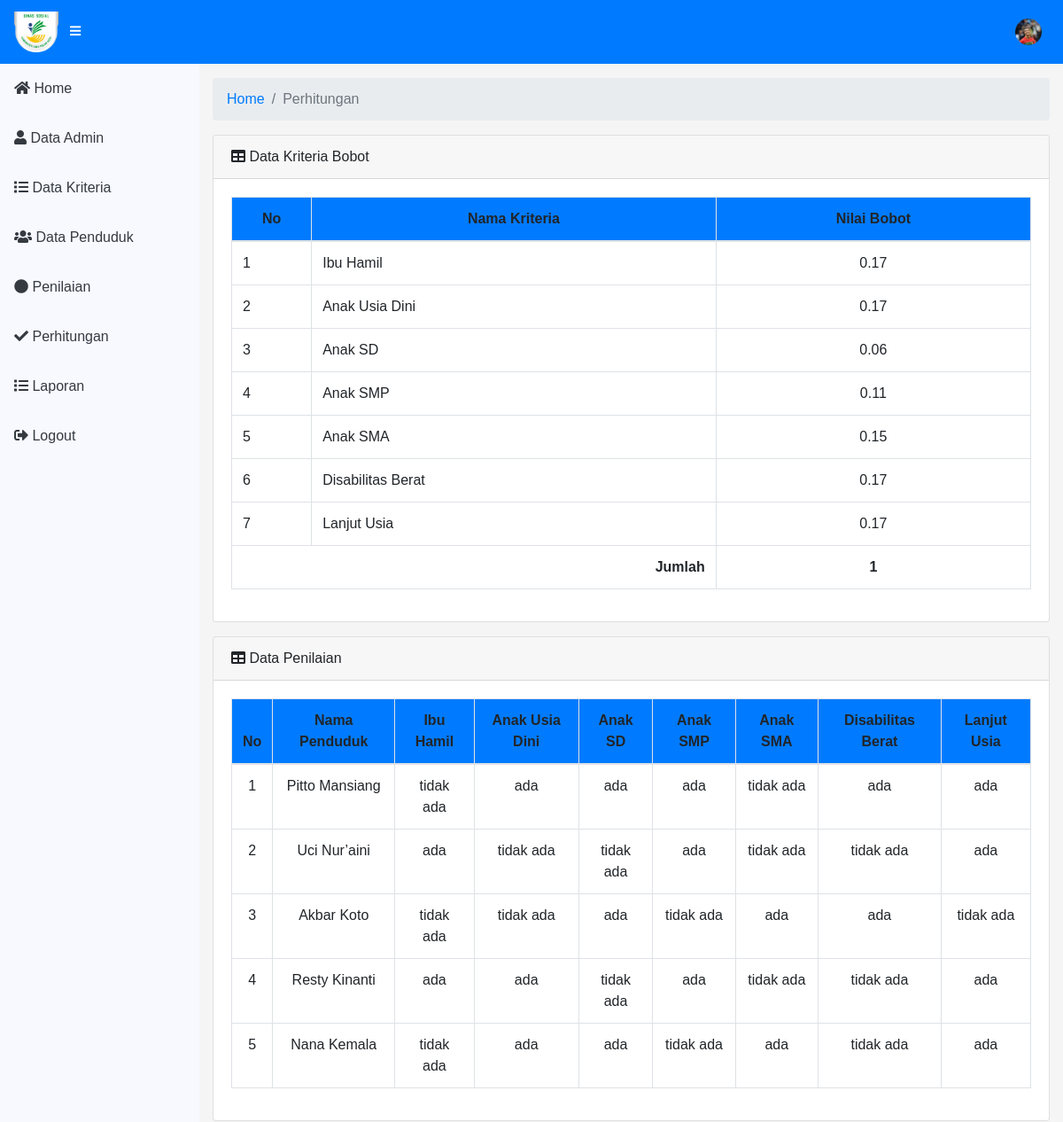
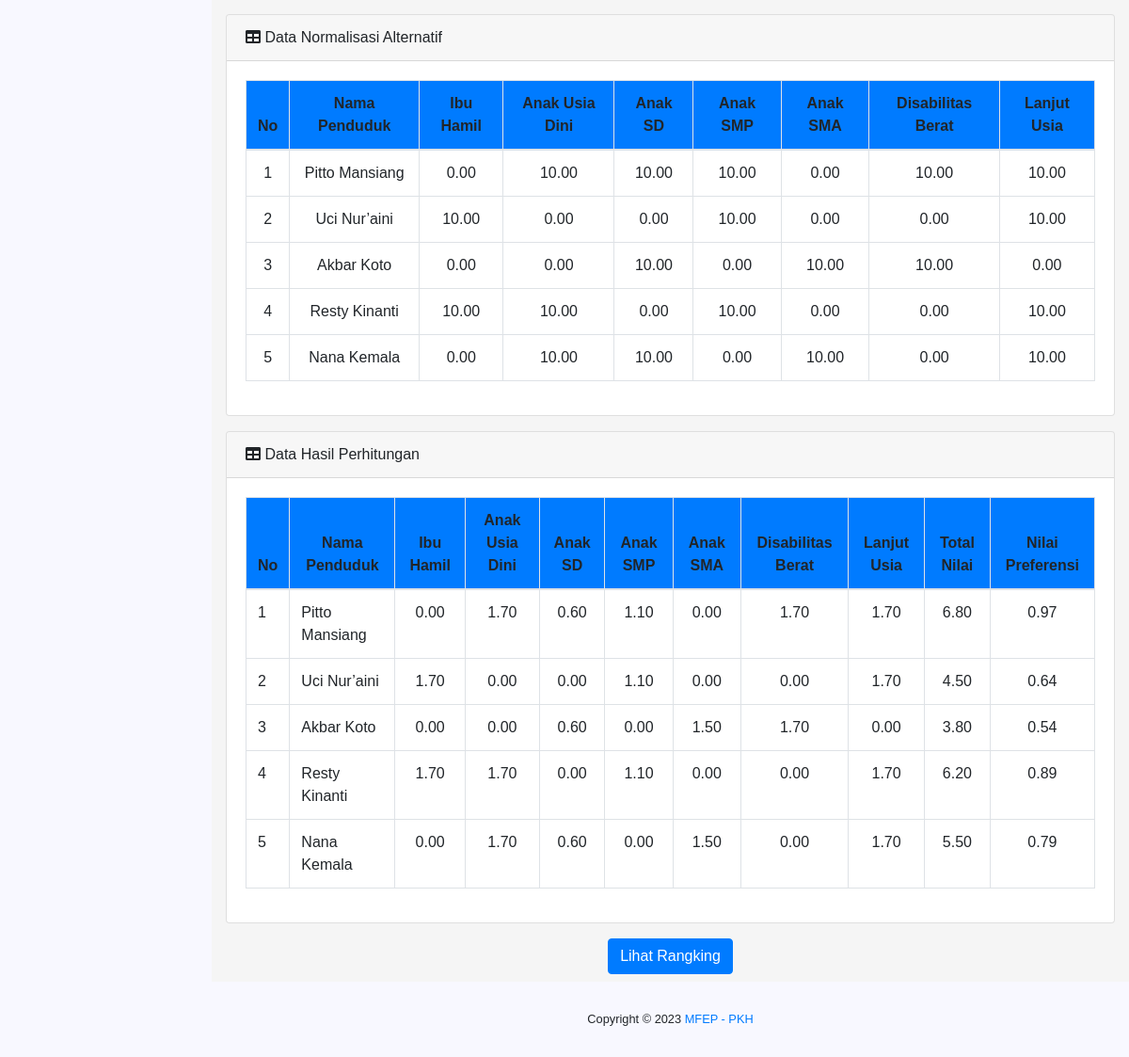
The app's page /index.php?page=pages/perhitungan/index (signed in) with its own data (2 pictures, top to bottom).
### tables this page shows
CREATE TABLE `tbl_kriteria` (
  `kriteria_id` int(11) NOT NULL,
  `kriteria_nama` varchar(100) NOT NULL,
  `kriteria_bobot` decimal(10,2) NOT NULL
);

CREATE TABLE `tbl_penilaian` (
  `nilai_id` int(11) NOT NULL,
  `id_penduduk` int(11) NOT NULL,
  `ibu_hamil` varchar(20) NOT NULL,
  `anak_usia_dini` varchar(20) NOT NULL,
  `anak_sd` varchar(20) NOT NULL,
  `anak_smp` varchar(20) NOT NULL,
  `anak_sma` varchar(20) NOT NULL,
  `disabilitas_berat` varchar(20) NOT NULL,
  `lanjut_usia` varchar(20) NOT NULL,
  `tgl_input` timestamp NOT NULL DEFAULT current_timestamp()
);

CREATE TABLE `tbl_penduduk` (
  `id_penduduk` int(11) NOT NULL,
  `nama_penduduk` varchar(100) NOT NULL,
  `jk_penduduk` varchar(15) NOT NULL,
  `alamat_penduduk` text NOT NULL,
  `nohp_penduduk` varchar(13) NOT NULL,
  `nik` varchar(20) NOT NULL,
  `tgl_input` timestamp NOT NULL DEFAULT current_timestamp() ON UPDATE current_timestamp()
);

CREATE TABLE `tbl_normalisasi` (
  `normalisasi_id` int(11) NOT NULL,
  `id_penduduk` int(11) NOT NULL,
  `nilai_ibu_hamil` decimal(10,2) NOT NULL,
  `nilai_usia_dini` decimal(10,2) NOT NULL,
  `nilai_sd` decimal(10,2) NOT NULL,
  `nilai_smp` decimal(10,2) NOT NULL,
  `nilai_sma` decimal(10,2) NOT NULL,
  `nilai_disabilitas` decimal(10,2) NOT NULL,
  `nilai_lanjut_usia` decimal(10,2) NOT NULL,
  `tgl_input` timestamp NOT NULL DEFAULT current_timestamp()
);

### model/conn.php (called while the page is built, shortened)
<?php
$koneksi = new mysqli('localhost', 'root', '', 'mfep_pkh');
class conn
{
    function ambilData($query)
    {
        global $koneksi;
        $ambil = mysqli_query($koneksi, $query);
        $hasil = [];
        while ($pecah = mysqli_fetch_assoc($ambil)) {
            $hasil[] = $pecah;
        }
        return $hasil;
    }
}

### model/Db.php (called while the page is built, shortened)
<?php
include 'conn.php';
class Db extends conn
{
    public function tampilDataKriteria()
    {
        $query = $this->ambilData("SELECT * FROM tbl_kriteria");
        return $query;
    }
    public function tampilDataPenilaian()
    {
        $query = $this->ambilData("SELECT * FROM tbl_penilaian a JOIN tbl_penduduk b ON a.id_penduduk=b.id_penduduk");
        return $query;
    }
    public function tampilDataNormalisasi()
    {
        $query = $this->ambilData("SELECT * FROM tbl_normalisasi a JOIN tbl_penduduk b ON a.id_penduduk=b.id_penduduk");
        return $query;
    }
    public function ambiljumlahKriteria()
    {
        global $koneksi;
        $data = $koneksi->query("SELECT * FROM tbl_kriteria");
        $hasil = mysqli_num_rows($data);
        return $hasil;
    }
}

### pages/perhitungan/index.php (the view, shortened to what this page needs)
<div class="container-fluid">
    <ol class="breadcrumb">
        <li class="breadcrumb-item">
            <a href="index.php">Home</a>
        </li>
        <li class="breadcrumb-item active">Perhitungan</li>
    </ol>
    <div class="card mb-3">
        <div class="card-header">
            <i class="fas fa-table"></i>
            Data Kriteria Bobot
        </div>
        <div class="card-body">
            <div class="table-responsive">
                <table class="table table-bordered" id="" width="100%" cellspacing="0">
                    <thead>
                        <tr class="bg-primary" align="center">
                            <th width="10%">No</th>
                            <th>Nama Kriteria</th>
                            <th>Nilai Bobot</th>
                        </tr>
                    </thead>
                    <tbody>
                        <?php
                        $kriteria = $db->tampilDataKriteria();
                        foreach ($kriteria as $no => $pecah) :
                            @$jumlah += $pecah['kriteria_bobot'];
                        ?>
                            <tr>
                                <td><?= ++$no ?></td>
                                <td><?= $pecah['kriteria_nama'] ?></td>
                                <td class="text-center"><?= $pecah['kriteria_bobot'] ?></td>
                            </tr>
                        <?php endforeach ?>
                    </tbody>
                    <tfoot>
                        <tr>
                            <td colspan="2" align="right"> <b>Jumlah</b> </td>
                            <td class="text-center"> <b><?= @$jumlah ?></b> </td>
                        </tr>
                    </tfoot>
                </table>
            </div>
        </div>
    </div>
    <div class="card mb-3">
        <div class="card-header">
            <i class="fas fa-table"></i>
            Data Penilaian
        </div>
        <div class="card-body">
            <div class="table-responsive">
                <table class="table table-bordered" id="" width="100%" cellspacing="0">
                    <thead>
                        <tr class="bg-primary" align="center">
                            <th>No</th>
                            <th>Nama Penduduk</th>
                            <th>Ibu Hamil</th>
                            <th>Anak Usia Dini</th>
                            <th>Anak SD</th>
                            <th>Anak SMP</th>
                            <th>Anak SMA</th>
                            <th>Disabilitas Berat</th>
                            <th>Lanjut Usia</th>
                        </tr>
                    </thead>
                    <tbody>
                        <?php
                        $penilaian = $db->tampilDataPenilaian();
                        foreach ($penilaian as $no => $pecah) :
                        ?>
                            <tr align="center">
                                <td><?= ++$no ?></td>
                                <td><?= $pecah['nama_penduduk'] ?></td>
                                <td><?= $pecah['ibu_hamil'] ?></td>
                                <td><?= $pecah['anak_usia_dini'] ?></td>
                                <td><?= $pecah['anak_sd'] ?></td>
                                <td><?= $pecah['anak_smp'] ?></td>
                                <td><?= $pecah['anak_sma'] ?></td>
                                <td><?= $pecah['disabilitas_berat'] ?> </td>
                                <td><?= $pecah['lanjut_usia'] ?> </td>
                            </tr>
                        <?php endforeach ?>
                    </tbody>
                </table>
            </div>
        </div>
    </div>
    <div class="card mb-3">
        <div class="card-header">
            <i class="fas fa-table"></i>
            Data Normalisasi Alternatif
        </div>
        <div class="card-body">
            <div class="table-responsive">
                <table class="table table-bordered" id="" width="100%" cellspacing="0">
                    <thead>
                        <tr class="bg-primary" align="center">
                            <th>No</th>
                            <th>Nama Penduduk</th>
                            <th>Ibu Hamil</th>
                            <th>Anak Usia Dini</th>
                            <th>Anak SD</th>
                            <th>Anak SMP</th>
                            <th>Anak SMA</th>
                            <th>Disabilitas Berat</th>
                            <th>Lanjut Usia</th>
                        </tr>
                    </thead>
                    <tbody>
                        <?php
                        $penilaian = $db->tampilDataNormalisasi();
                        foreach ($penilaian as $no => $pecah) :
                        ?>
                            <tr align="center">
                                <td><?= ++$no ?></td>
                                <td><?= $pecah['nama_penduduk'] ?></td>
                                <td><?= $pecah['nilai_ibu_hamil'] ?></td>
                                <td><?= $pecah['nilai_usia_dini'] ?></td>
                                <td><?= $pecah['nilai_sd'] ?></td>
                                <td><?= $pecah['nilai_smp'] ?></td>
                                <td><?= $pecah['nilai_sma'] ?></td>
                                <td><?= $pecah['nilai_disabilitas'] ?> </td>
                                <td><?= $pecah['nilai_lanjut_usia'] ?> </td>
                            </tr>
                        <?php endforeach ?>
                    </tbody>
                </table>
            </div>
        </div>
    </div>
    <div class="card mb-3">
        <div class="card-header">
            <i class="fas fa-table"></i>
            Data Hasil Perhitungan
        </div>
        <div class="card-body">
            <div class="table-responsive">
                <table class="table table-bordered" id="" width="100%" cellspacing="0">
                    <thead>
                        <tr class="bg-primary" align="center">
                            <th>No</th>
                            <th>Nama Penduduk</th>
                            <th>Ibu Hamil</th>
                            <th>Anak Usia Dini</th>
                            <th>Anak SD</th>
                            <th>Anak SMP</th>
                            <th>Anak SMA</th>
                            <th>Disabilitas Berat</th>
                            <th>Lanjut Usia</th>
                            <th>Total Nilai</th>
                            <th>Nilai Preferensi</th>
                        </tr>
                    </thead>
                    <tbody>
                        <?php
                        $dataKriteria   = $db->tampilDataKriteria();
                        $penilaian      = $db->tampilDataNormalisasi();
                        $totalkriteria  = $db->ambiljumlahKriteria();
                        foreach ($penilaian as $no => $pecah) :
                            foreach ($dataKriteria as $key => $pecah2) {
                                $datak[] = $pecah2;
                            }
                            $juml = ($pecah['nilai_ibu_hamil']      * $datak[0]['kriteria_bobot']) +
                                ($pecah['nilai_usia_dini']          * $datak[1]['kriteria_bobot']) +
                                ($pecah['nilai_sd']                 * $datak[2]['kriteria_bobot']) +
                                ($pecah['nilai_smp']                * $datak[3]['kriteria_bobot']) +
                                ($pecah['nilai_sma']                * $datak[4]['kriteria_bobot']) +
                                ($pecah['nilai_disabilitas']        * $datak[5]['kriteria_bobot']) +
                                ($pecah['nilai_lanjut_usia']        * $datak[6]['kriteria_bobot']);
                            $total = $juml / $totalkriteria;
                        ?>
                            <tr>
                                <td><?= ++$no ?></td>
                                <td><?= $pecah['nama_penduduk'] ?></td>
                                <td class="text-center"><?= number_format($pecah['nilai_ibu_hamil']       * $datak[0]['kriteria_bobot'], 2)  ?></td>
                                <td class="text-center"><?= number_format($pecah['nilai_usia_dini']       * $datak[1]['kriteria_bobot'], 2)  ?></td>
                                <td class="text-center"><?= number_format($pecah['nilai_sd']              * $datak[2]['kriteria_bobot'], 2) ?></td>
                                <td class="text-center"><?= number_format($pecah['nilai_smp']             * $datak[3]['kriteria_bobot'], 2)  ?></td>
                                <td class="text-center"><?= number_format($pecah['nilai_sma']             * $datak[4]['kriteria_bobot'], 2)  ?></td>
                                <td class="text-center"><?= number_format($pecah['nilai_disabilitas']     * $datak[5]['kriteria_bobot'], 2)  ?></td>
                                <td class="text-center"><?= number_format($pecah['nilai_lanjut_usia']     * $datak[6]['kriteria_bobot'], 2)  ?></td>
                                <td class="text-center"><?= number_format($juml, 2) ?></td>
                                <td class="text-center"><?= number_format($total, 2)  ?></td>
                            </tr>
                            <form action="" method="post">
                            <?php endforeach;
                            ?>
                    </tbody>
                </table>
            </div>
        </div>
    </div>
    <div class="text-center">
        <button class="btn btn-primary mb-2" type="submit" name="simpan">Lihat Rangking</button>
    </div>
</div>

### assets/css/login.css (style rules this page uses)
body { font-family: "Karla", sans-serif; background-color: #d0d0ce; min-height: 100vh; }

### records on screen
tbl_kriteria: kriteria_nama "Ibu Hamil", kriteria_bobot "0.17"
tbl_kriteria: kriteria_nama "Anak Usia Dini", kriteria_bobot "0.17"
tbl_kriteria: kriteria_nama "Anak SD", kriteria_bobot "0.06"
tbl_kriteria: kriteria_nama "Anak SMP", kriteria_bobot "0.11"
tbl_kriteria: kriteria_nama "Anak SMA", kriteria_bobot "0.15"
tbl_kriteria: kriteria_nama "Disabilitas Berat", kriteria_bobot "0.17"
tbl_kriteria: kriteria_nama "Lanjut Usia", kriteria_bobot "0.17"
tbl_penilaian: id_penduduk.nama_penduduk "Pitto Mansiang", ibu_hamil "tidak ada", anak_usia_dini "ada", anak_sd "ada", anak_smp "ada", anak_sma "tidak ada", disabilitas_berat "ada", lanjut_usia "ada"
tbl_penilaian: id_penduduk.nama_penduduk "Uci Nur’aini", ibu_hamil "ada", anak_usia_dini "tidak ada", anak_sd "tidak ada", anak_smp "ada", anak_sma "tidak ada", disabilitas_berat "tidak ada", lanjut_usia "ada"
tbl_penilaian: id_penduduk.nama_penduduk "Akbar Koto", ibu_hamil "tidak ada", anak_usia_dini "tidak ada", anak_sd "ada", anak_smp "tidak ada", anak_sma "ada", disabilitas_berat "ada", lanjut_usia "tidak ada"
tbl_penilaian: id_penduduk.nama_penduduk "Resty Kinanti", ibu_hamil "ada", anak_usia_dini "ada", anak_sd "tidak ada", anak_smp "ada", anak_sma "tidak ada", disabilitas_berat "tidak ada", lanjut_usia "ada"
tbl_penilaian: id_penduduk.nama_penduduk "Nana Kemala", ibu_hamil "tidak ada", anak_usia_dini "ada", anak_sd "ada", anak_smp "tidak ada", anak_sma "ada", disabilitas_berat "tidak ada", lanjut_usia "ada"
tbl_normalisasi: id_penduduk.nama_penduduk "Pitto Mansiang", nilai_ibu_hamil "0.00", nilai_usia_dini "10.00", nilai_sd "10.00", nilai_smp "10.00", nilai_sma "0.00", nilai_disabilitas "10.00", nilai_lanjut_usia "10.00", nilai_usia_dini.kriteria_bobot "1.70", nilai_sd.kriteria_bobot "0.60", nilai_smp.kriteria_bobot "1.10", nilai_disabilitas.kriteria_bobot "1.70", nilai_lanjut_usia.kriteria_bobot "1.70", juml "6.80", total "0.97"
tbl_normalisasi: id_penduduk.nama_penduduk "Uci Nur’aini", nilai_ibu_hamil "10.00", nilai_usia_dini "0.00", nilai_sd "0.00", nilai_smp "10.00", nilai_sma "0.00", nilai_disabilitas "0.00", nilai_lanjut_usia "10.00", nilai_ibu_hamil.kriteria_bobot "1.70", nilai_smp.kriteria_bobot "1.10", nilai_lanjut_usia.kriteria_bobot "1.70", juml "4.50", total "0.64"
tbl_normalisasi: id_penduduk.nama_penduduk "Akbar Koto", nilai_ibu_hamil "0.00", nilai_usia_dini "0.00", nilai_sd "10.00", nilai_smp "0.00", nilai_sma "10.00", nilai_disabilitas "10.00", nilai_lanjut_usia "0.00", nilai_sd.kriteria_bobot "0.60", nilai_sma.kriteria_bobot "1.50", nilai_disabilitas.kriteria_bobot "1.70", juml "3.80", total "0.54"
tbl_normalisasi: id_penduduk.nama_penduduk "Resty Kinanti", nilai_ibu_hamil "10.00", nilai_usia_dini "10.00", nilai_sd "0.00", nilai_smp "10.00", nilai_sma "0.00", nilai_disabilitas "0.00", nilai_lanjut_usia "10.00", nilai_ibu_hamil.kriteria_bobot "1.70", nilai_usia_dini.kriteria_bobot "1.70", nilai_smp.kriteria_bobot "1.10", nilai_lanjut_usia.kriteria_bobot "1.70", juml "6.20", total "0.89"
tbl_normalisasi: id_penduduk.nama_penduduk "Nana Kemala", nilai_ibu_hamil "0.00", nilai_usia_dini "10.00", nilai_sd "10.00", nilai_smp "0.00", nilai_sma "10.00", nilai_disabilitas "0.00", nilai_lanjut_usia "10.00", nilai_usia_dini.kriteria_bobot "1.70", nilai_sd.kriteria_bobot "0.60", nilai_sma.kriteria_bobot "1.50", nilai_lanjut_usia.kriteria_bobot "1.70", juml "5.50", total "0.79"
